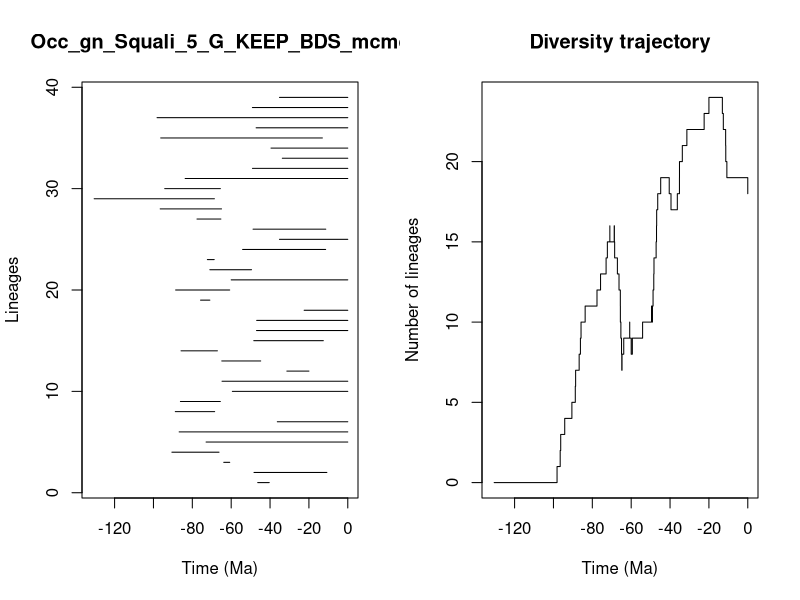

Generate this figure with R:


pdf(file='../Results/Genus/5_MA_bins_EP_FT/pyrate_mcmc_logs/Occ_gn_Squali_5_G_KEEP_BDS_mcmc_LTT.pdf',width=0.6*20, height=0.6*10)
title = "Occ_gn_Squali_5_G_KEEP_BDS_mcmc"
ts=c(46.342307445736886, 48.2633234247989,63.826723541427064,90.51284797025367,72.9131869653384,86.77165987797261,36.25561690406715,88.75987729235563,86.12300643517393,59.40086978677586,64.7073726332495,31.34235692259793,64.84212371120955,85.80325320663509,48.37272843176674,46.964025209974515,46.8857881135874,22.456217597777982,75.7626899202912,88.58982649929825,59.99641382560872,70.97572880018801,72.25745259436009,54.12394574622933,35.16399722070457,48.742076931225945,77.5937789322685,96.53102272325452,130.50842044177608,94.19993929600848,83.6892163661819,49.050738515175475,33.68722406273607,39.50854988788766,96.26593558113791,47.16470722424867,98.14802603543312,49.08218951001564,35.143788676802494)
te=c(40.42318143002311, 10.761419277128041,60.75018898418478,66.26193825899864,0.0,0.0,0.0,68.50655252463908,65.58516197960554,0.0,0.0,19.99425758502771,44.81492991266546,67.09806639364112,12.585260613490872,0.0,0.0,0.0,70.97660552320981,60.76251740402673,0.0,49.5293100028136,68.73656374436469,11.390704056513115,0.0,11.324690437652068,65.30305386380908,64.97165533429438,68.64312125020054,65.56465912892887,0.0,0.0,0.0,0.0,13.077249056491592,0.0,0.0,0.0,0.0)
div_traj=c(0, 1,2,3,4,5,6,7,8,9,10,11,12,13,14,15,16,15,16,15,14,13,12,11,10,9,8,7,8,9,10,9,8,9,10,11,10,11,12,13,14,15,16,17,18,19,18,17,18,19,20,21,22,23,24,23,22,21,20,19,18)
time_events=c(130.50842044177608, 98.14802603543312,96.53102272325452,96.26593558113791,94.19993929600848,90.51284797025367,88.75987729235563,88.58982649929825,86.77165987797261,86.12300643517393,85.80325320663509,83.6892163661819,77.5937789322685,75.7626899202912,72.9131869653384,72.25745259436009,70.97660552320981,70.97572880018801,68.73656374436469,68.64312125020054,68.50655252463908,67.09806639364112,66.26193825899864,65.58516197960554,65.56465912892887,65.30305386380908,64.97165533429438,64.84212371120955,64.7073726332495,63.826723541427064,60.76251740402673,60.75018898418478,59.99641382560872,59.40086978677586,54.12394574622933,49.5293100028136,49.08218951001564,49.050738515175475,48.742076931225945,48.37272843176674,48.2633234247989,47.16470722424867,46.964025209974515,46.8857881135874,46.342307445736886,44.81492991266546,40.42318143002311,39.50854988788766,36.25561690406715,35.16399722070457,35.143788676802494,33.68722406273607,31.34235692259793,22.456217597777982,19.99425758502771,13.077249056491592,12.585260613490872,11.390704056513115,11.324690437652068,10.761419277128041,0.0)
                par(mfrow=c(1,2))
                L = length(ts)
                plot(ts, 1:L , xlim=c(-max(ts)-1,0), pch=20, type="n", main=title,xlab="Time (Ma)",ylab="Lineages")
                for (i in 1:L){segments(x0=-te[i],y0=i,x1=-ts[i],y1=i)}    
                t = -time_events
                plot(div_traj ~ t,type="s", main = "Diversity trajectory",xlab="Time (Ma)",ylab="Number of lineages",xlim=c(-max(ts)-1,0))
                abline(v=c(65,200,251,367,445),lty=2,col="gray")
                
